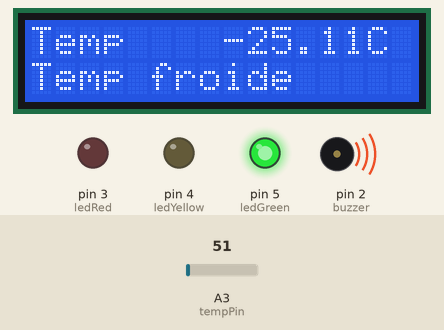
The sketch below on a simulated Arduino Uno, built with avr-gcc and run on an emulated ATmega328P. On the bench: 16×2 character LCD, output pins drawn as LEDs (lit = HIGH), buzzer (waves = sounding, pin HIGH). Inputs (shaded band) come from the test bench; at power-on: A3 (tempPin) = 51.

Above: at 3.3 s.
3.4 s: A3 (tempPin) set to 132
At 3.8 s:
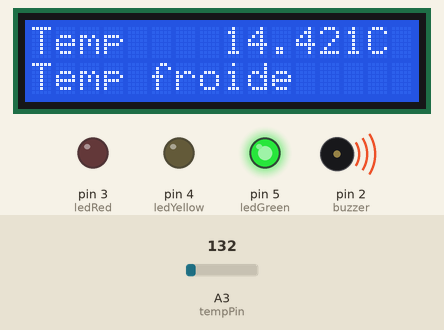
4.9 s: A3 (tempPin) set to 144
At 6.1 s:
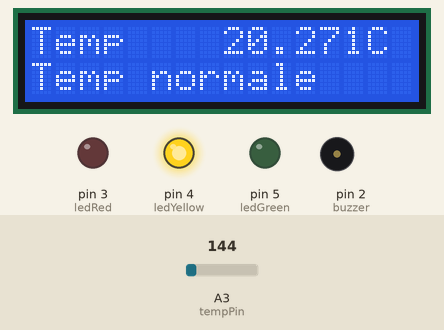
6.4 s: A3 (tempPin) set to 112
At 7.5 s:
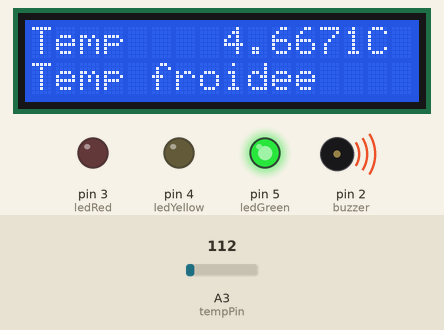
Timing chart, 0 to 9.4 s (numbered marks = the images above; inputs shaded):
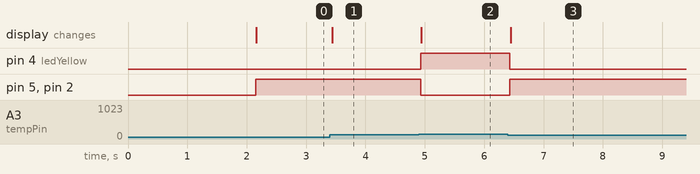

Measured:
- the behaviour switches between 137 and 138 on A3 (tempPin) (found by bisection; images 1 and 2)
- after the input at 3.4 s, the display: changes at once (image 1)
- after the input at 4.9 s, pin 4 (ledYellow): LOW → HIGH at once; pin 5 (ledGreen), pin 2 (buzzer): HIGH → LOW at once; the display: changes at once (image 2)
- after the input at 6.4 s, pin 4 (ledYellow): HIGH → LOW at once; pin 5 (ledGreen), pin 2 (buzzer): LOW → HIGH at once; the display: changes at once (image 3)

The sketch:

Arduino-Temperature-System-Tinkercard.ino
```cpp
#include <Wire.h>
#include <LiquidCrystal_I2C.h>

LiquidCrystal_I2C lcd(0x26, 16, 2);

int tempPin = A3;
int buzzer = 2;
int ledRed = 3;
int ledYellow = 4;
int ledGreen = 5;

void setup() {
  pinMode(tempPin, INPUT);
  pinMode(buzzer, OUTPUT);
  pinMode(ledRed, OUTPUT);
  pinMode(ledYellow, OUTPUT);
  pinMode(ledGreen, OUTPUT);
  lcd.init();
  lcd.backlight();
  lcd.begin(16, 2);

  lcd.print("Bonjour");
  delay(2000);
  lcd.clear();
}

void loop() {
  int sensorValue = analogRead(tempPin);
  double tempC = sensorValue * (4.88/10) - 50;

  lcd.setCursor(0, 0);
  lcd.print("Temp ");
  lcd.setCursor(8, 0);
  lcd.print(tempC);
  lcd.setCursor(14, 0);
  lcd.print("C");

  if (tempC <= 16){
    digitalWrite(buzzer, HIGH);
    digitalWrite(ledRed, LOW);
    digitalWrite(ledYellow, LOW);
    digitalWrite(ledGreen, HIGH);
    lcd.setCursor(0, 1);
    lcd.print("Temp froide");
  }
  else if (tempC <= 36 && tempC >= 17){
    digitalWrite(buzzer, LOW);
    digitalWrite(ledRed, LOW);
    digitalWrite(ledYellow, HIGH);
    digitalWrite(ledGreen, LOW);
    lcd.setCursor(0, 1);
    lcd.print("Temp normale");
  }
  else if (tempC >= 37){
    digitalWrite(buzzer, HIGH);
    digitalWrite(ledRed, HIGH);
    digitalWrite(ledYellow, LOW);
    digitalWrite(ledGreen, LOW);
    lcd.setCursor(0, 1);
    lcd.print("Alerte           ");
  }
}
```
